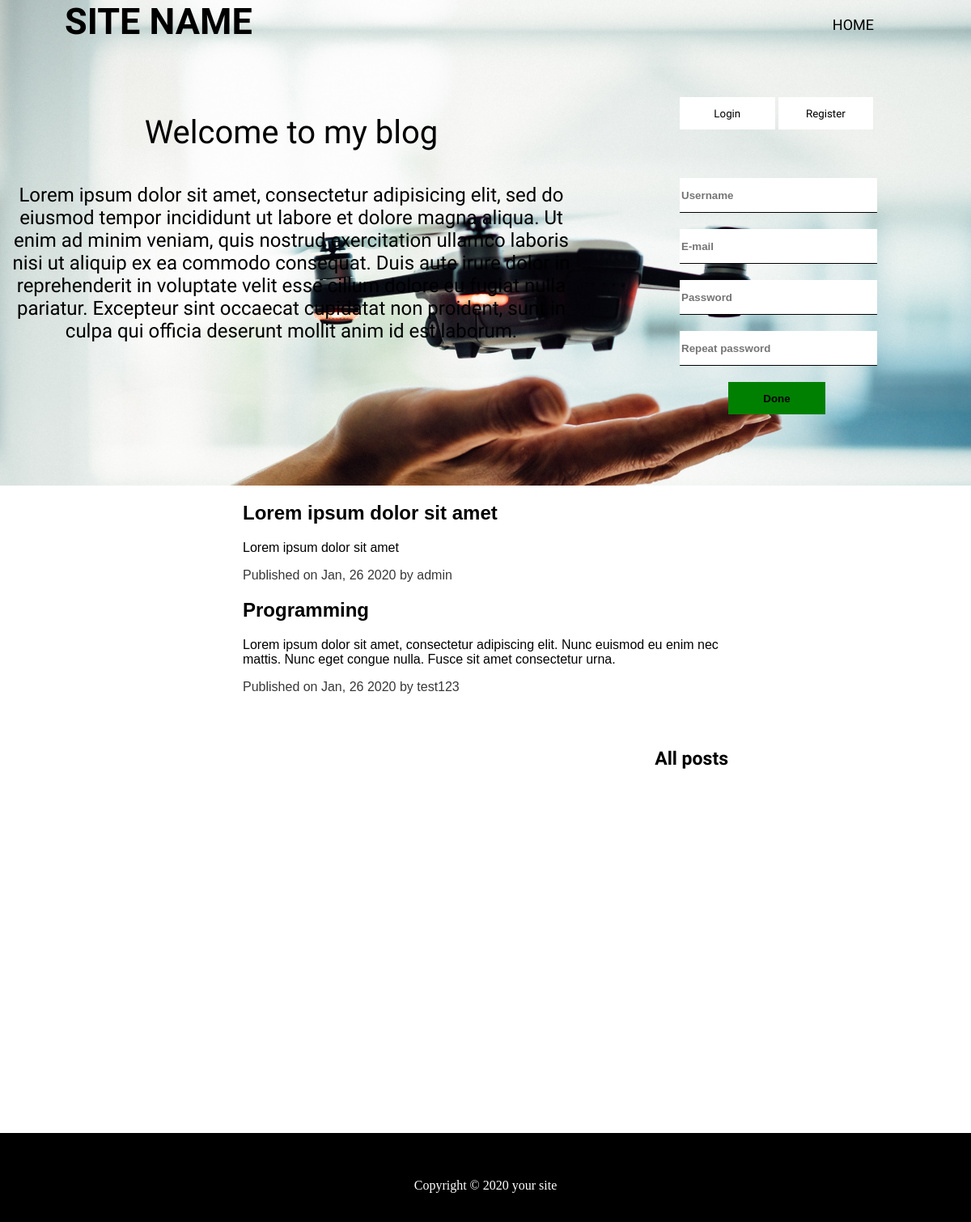
The page / on the database its author committed.
### post/models.py (models this page shows, shortened)
class Post(models.Model):
    user = models.ForeignKey(User, on_delete = models.CASCADE)
    title = models.CharField(max_length = 255)
    content = RichTextUploadingField(blank = True, null = True)
    preview = models.CharField(max_length = 1000)
    thumbnail  = models.FileField(upload_to = user_directory_path, default = "none.jpg")
    date = models.DateField(auto_now = False, auto_now_add = True)
    last_edit = models.DateField(auto_now = True, auto_now_add = False)
    number_of_likes = models.IntegerField(default = 0)
    number_of_comments = models.IntegerField(default = 0)
    tags = models.CharField(max_length = 1000)

### post/views.py (the view)
# urls.py: 2. Add a URL to urlpatterns:  path('', views.home, name='home')
def home(request):
    last_posts = []
    posts = Post.objects.all().order_by('-date')
    for i in range(2):
        last_posts.append(posts[i])
    context = {'posts' : last_posts}
    return render(request, 'posts/home.html', context)

### post/templates/posts/home.html (shortened to what this page needs)
<!DOCTYPE html>
{% extends 'base.html' %}
{% load static %}
{% block content %}
      <header style = "background: url({% static '/img/header.jpg' %}); background-size: cover; height: 600px;">
            <div id="header_content">
                  <div id="content">
                        <p id="huge_welcome">Welcome to my blog</p>
                        <p id="normal">Lorem ipsum dolor sit amet, consectetur adipisicing elit, sed do eiusmod tempor incididunt ut labore et dolore magna aliqua. Ut enim ad minim veniam, quis nostrud exercitation ullamco laboris nisi ut aliquip ex ea commodo consequat. Duis aute irure dolor in reprehenderit in voluptate velit esse cillum dolore eu fugiat nulla pariatur. Excepteur sint occaecat cupidatat non proident, sunt in culpa qui officia deserunt mollit anim id est laborum.</p>
                  </div>
            </div>
            <div id="signup">
                  <div class="select_signup">
                        <button type="button" name="button" onclick="show_login_form()">Login</button>
                        <button type="button" name="button" onclick="show_register_form()">Register</button>
                  </div>
                  <div id="register">
                        <form id="register_form" action="{% url 'users:register' %}" method="post">
                              <input type="text" name="username" placeholder="Username" value="">
                              <input type="text" name="email" placeholder="E-mail" value="">
                              <input type="password" name="password" placeholder="Password" value="">
                              <input type="password" name="repeat_password" placeholder="Repeat password" value="">
                              <input type="submit" name="" value="Done">
                        </form>
                  </div>
            </div>
      </header>
      <main>
            <section id = "latestPost">
                  <div class="container">
                        {% for post in posts %}
                              <a href="{% url 'posts:post' post.pk %}">
                                    <div class="post">
                                          <h1>{{post.title|safe}}</h1>
                                          <p>{{post.preview|safe}}</p>
                                          <p id="publish_info">Published on {{post.date|date:"M, d Y"}} by {{post.user.username}}</p>
                                    </div>
                              </a>
                        {% endfor %}
                        <a id="older_posts_a" href="{% url 'posts:all' %}">All posts</a>
                  </div>
            </section>
      </main>
{% endblock %}

### static/css/style.css (style rules this page uses)
body { margin: 0; height: auto !important; }
main { min-height: 100vh; }
.container { width: 50%; margin: auto; overflow: hidden; }
header { display: flex; }
#header_content { text-align: center; width: 60%; height: 100%; overflow: auto; }
#content { margin-top: 140px; font-family: "Bowlby One SC", cursive; font-weight: normal; text-align: center; width: 100%; color: black; }
#huge_welcome { font-size: 40px; }
#normal { font-size: 24px; }
.post { font-family: "Noto Sans JP", sans-serif; min-height: 90px; width: 100%; text-decoration: none; color: black; }
#publish_info { color: #383838; }
#signup { font-family: "Bowlby One SC", cursive; margin-left: 10%; margin-top: 120px; width: 20%; height: 80%; font-weight: bold; }
#login_form input, #register_form input { font-weight: bold; height: 40px; border: none; border-bottom: 1px solid black; margin-top: 20px; width: 100%; }
#signup input[type="submit"] { width: 50%; margin-left: 25%; border: none; background-color: green; }
#register { display: block; }
.select_signup { font-family: "Bowlby One SC", cursive; width: 100%; margin-bottom: 40px; }
.select_signup button { font-family: "Bowlby One SC", cursive; width: 49%; height: 40px; border: none; background-color: white; }
#user-options p, a { text-decoration: none; color: black; }
#older_posts_a { text-decoration: none; font-family: "Bowlby One SC", cursive; float: right; margin-top: 50px; margin-bottom: 50px; font-weight: bold; font-size: 23px; }

### rows shown on the page
Post: title "Lorem ipsum dolor sit amet", preview "Lorem ipsum dolor sit amet", date "Jan, 26 2020", user.username "admin"
Post: title "Programming", preview "Lorem ipsum dolor sit amet, consectetur adipiscing elit. Nunc euismod eu enim nec mattis. Nunc eget congue nulla. Fusce sit amet consectetur urna.", date "Jan, 26 2020", user.username "test123"
